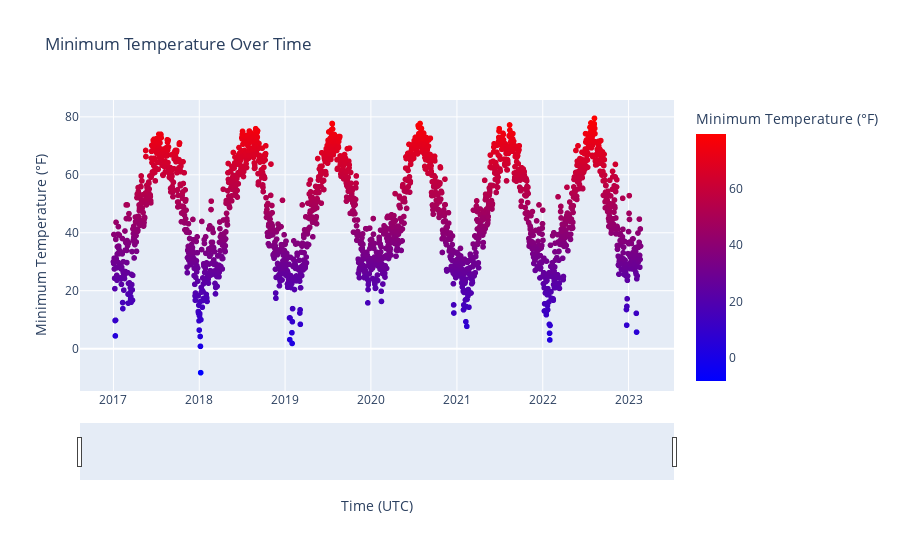

The code cell stored with this chart in its notebook:
### Code cell
fig = px.scatter(df,
              x = 'time',
              y = 'min_temperature',
              title = 'Minimum Temperature Over Time',
              color='min_temperature',
              color_continuous_scale='bluered',
              labels={
                  'time': 'Time (UTC)', 
                  'min_temperature': 'Minimum Temperature (°F)'}
              )
fig.update_xaxes(rangeslider_visible=True)

### Figure 1 — Plotly figure (JSON) as saved in the notebook; plotly's stock layout.template omitted (floating-point values rounded to 4 significant figures; data arrays with more than 128 entries replaced by an {"elided": "..."} marker saying what was removed)
{"data": [{"hovertemplate": "Time (UTC)=%{x}<br>Minimum Temperature (°F)=%{marker.color}<extra></extra>", "legendgroup": "", "marker": {"color": {"elided": "2243 float values"}, "coloraxis": "coloraxis", "symbol": "circle"}, "mode": "markers", "name": "", "showlegend": false, "type": "scattergl", "x": {"elided": "2243 str values"}, "xaxis": "x", "y": {"elided": "2243 float values"}, "yaxis": "y"}], "layout": {"coloraxis": {"colorbar": {"title": {"text": "Minimum Temperature (°F)"}}, "colorscale": [[0, "rgb(0,0,255)"], [1, "rgb(255,0,0)"]]}, "legend": {"tracegroupgap": 0}, "title": {"text": "Minimum Temperature Over Time"}, "xaxis": {"anchor": "y", "domain": [0, 1], "rangeslider": {"visible": true}, "title": {"text": "Time (UTC)"}}, "yaxis": {"anchor": "x", "domain": [0, 1], "title": {"text": "Minimum Temperature (°F)"}}}}
